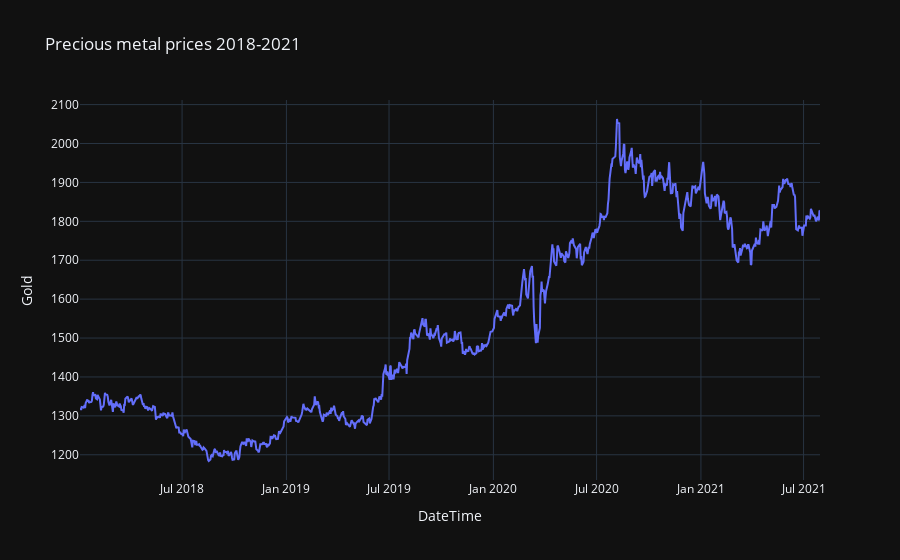

Write notebook code for a chart like this one.
### Code cell
# Example 3: customising plot appearance

"""
I'm assuming without testing, that we can use any figure generating software to make the base plot used in dash apps
E.g., Matplotlib, Seaborn, plotly, plotly.express
One way of customising plotly based figures is to use plotly style templates.
To see the templates, and the default - we can load up the plotly.io module and print the templates object
"""

# These are available templates
import plotly.io as pio
print(pio.templates)

# Change the default from plotly to plotly_dark
pio.templates.default = 'plotly_dark'

figure2 = px.line(metal_prices, x = "DateTime", y = "Gold", title = "Precious metal prices 2018-2021")
figure2

### Figure 1 — Plotly figure (JSON) as saved in the notebook; plotly's stock layout.template omitted (floating-point values rounded to 4 significant figures; data arrays with more than 128 entries replaced by an {"elided": "..."} marker saying what was removed)
{"data": [{"hovertemplate": "DateTime=%{x}<br>Gold=%{y}<extra></extra>", "legendgroup": "", "line": {"color": "#636efa", "dash": "solid"}, "marker": {"symbol": "circle"}, "mode": "lines", "name": "", "orientation": "v", "showlegend": false, "type": "scatter", "x": {"elided": "895 str values"}, "xaxis": "x", "y": {"elided": "895 int values"}, "yaxis": "y"}], "layout": {"legend": {"tracegroupgap": 0}, "title": {"text": "Precious metal prices 2018-2021"}, "xaxis": {"anchor": "y", "domain": [0, 1], "title": {"text": "DateTime"}}, "yaxis": {"anchor": "x", "domain": [0, 1], "title": {"text": "Gold"}}}}
